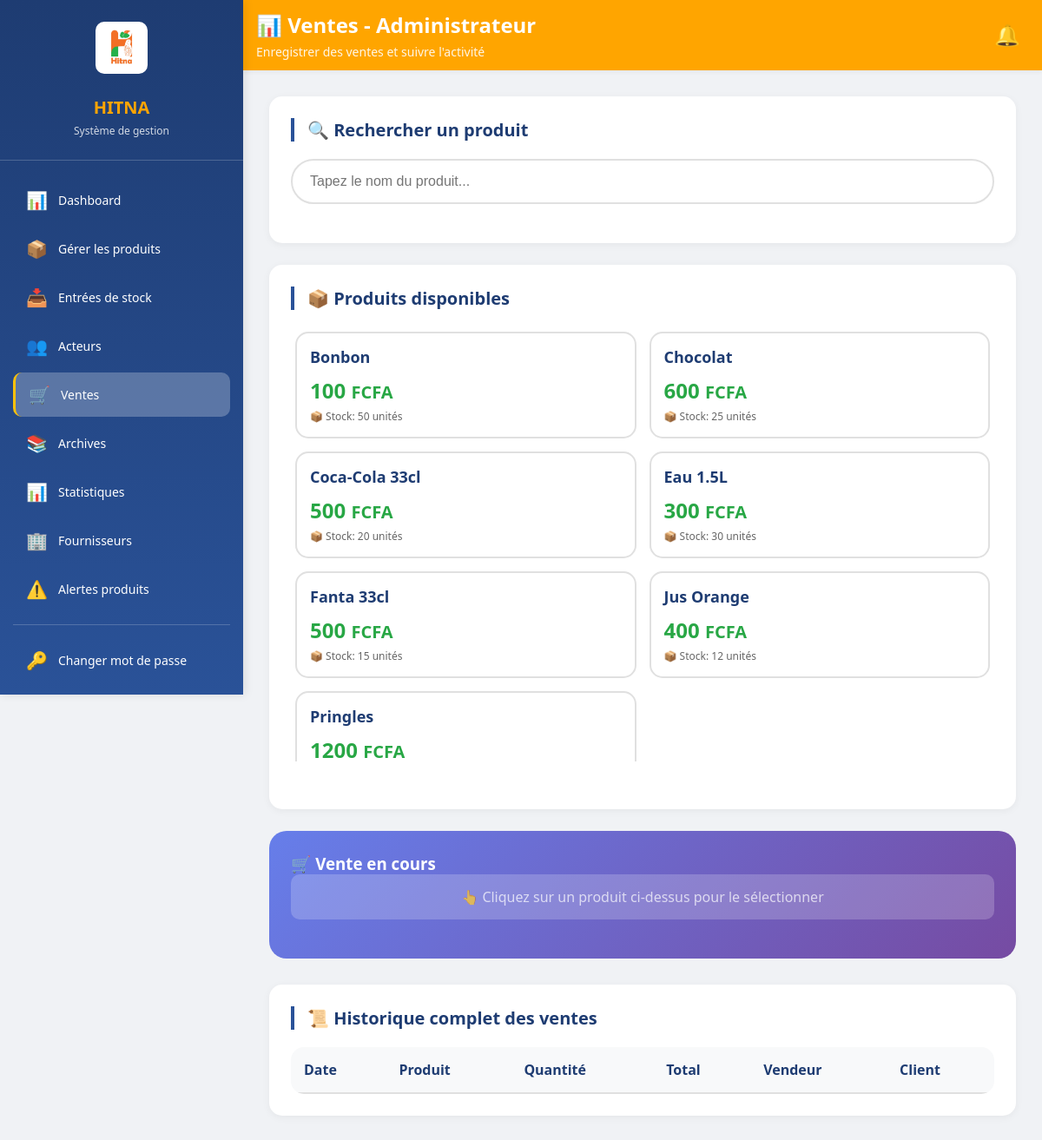
The app's page /admin/ventes (signed in) with its own data.
### tables this page shows
CREATE TABLE produits (
        id INTEGER PRIMARY KEY,
        nom TEXT,
        prix INTEGER,
        stock INTEGER DEFAULT 0,
        stock_min INTEGER DEFAULT 5);

### app.py (the view, shortened to what this page needs)
@app.route('/admin/ventes', methods=['GET', 'POST'])
def admin_ventes():
    if session.get('role') != 'admin':
        return redirect('/login')
    conn = sqlite3.connect('hitna.db')
    c = conn.cursor()
    c.execute("SELECT id, nom, prix, stock FROM produits WHERE stock > 0 ORDER BY nom")
    produits = c.fetchall()
    c.execute('''
        SELECT s.id, p.nom, s.quantite, s.total, s.date_sortie,
               u.nom as vendeur,
               s.client
        FROM sorties s
        JOIN produits p ON s.produit_id = p.id
        JOIN users u ON s.employe_id = u.id
        ORDER BY s.date_sortie DESC
        LIMIT 100
    ''')
    historique = c.fetchall()
    c.execute('''
        SELECT
            u.nom as nom_affiche,
            u.role,
            COUNT(s.id) as nb_ventes,
            SUM(s.total) as total_ventes
        FROM sorties s
        JOIN users u ON s.employe_id = u.id
        WHERE date(s.date_sortie) = date('now')
        GROUP BY u.id
        ORDER BY total_ventes DESC
    ''')
    stats_vendeurs = c.fetchall()
    conn.close()
    return render_template('admin_ventes.html', produits=produits, historique=historique, stats_vendeurs=stats_vendeurs)

### app.py (called while the page is built)
@app.context_processor
def inject_now():
    return {'date_actuelle': datetime.now().strftime('%d/%m/%Y %H:%M')}

### templates/admin_ventes.html (shortened to what this page needs)
{% extends "base.html" %}
{% block page_title %}📊 Ventes - Administrateur{% endblock %}
{% block page_subtitle %}Enregistrer des ventes et suivre l'activité{% endblock %}
{% block content %}
<div class="card">
    <h2 class="card-title">🔍 Rechercher un produit</h2>
    <div class="search-container">
        <input type="text" id="searchInput" class="search-box" placeholder="Tapez le nom du produit..." autocomplete="off">
    </div>
</div>
<div class="card">
    <h2 class="card-title">📦 Produits disponibles</h2>
    <div class="products-grid" id="productsGrid">
        {% for p in produits %}
        <div class="product-card" data-id="{{ p[0] }}" data-name="{{ p[1] }}" data-price="{{ p[2] }}" data-stock="{{ p[3] }}">
            <div class="product-name">{{ p[1] }}</div>
            <div class="product-price">{{ p[2] }} <small>FCFA</small></div>
            <div class="product-stock">📦 Stock: {{ p[3] }} unités</div>
        </div>
        {% endfor %}
    </div>
</div>
<div class="sale-form-container">
    <h3>🛒 Vente en cours</h3>
    <div id="selectedProductDisplay" class="selected-product-info">
        <div style="opacity: 0.7;">👆 Cliquez sur un produit ci-dessus pour le sélectionner</div>
    </div>
</div>
<div class="card">
    <h2 class="card-title">📜 Historique complet des ventes</h2>
    <div class="table-container">
        <table class="table">
            <thead>
                <tr>
                    <th>Date</th>
                    <th>Produit</th>
                    <th>Quantité</th>
                    <th>Total</th>
                    <th>Vendeur</th>
                    <th>Client</th>
                </tr>
            </thead>
        </table>
    </div>
</div>
{% endblock %}

### static/style.css (style rules this page uses)
* { margin: 0; padding: 0; box-sizing: border-box; }
body { font-family: 'Segoe UI', Tahoma, Geneva, Verdana, sans-serif; background: #f0f2f5; min-height: 100vh; }
.card { background: white; border-radius: 15px; padding: 25px; margin-bottom: 25px; box-shadow: 0 2px 10px rgba(0,0,0,0.05); }
.card-title { font-size: 20px; color: #1e3c72; margin-bottom: 20px; border-left: 4px solid #2a5298; padding-left: 15px; }
.table-container { overflow-x: auto; }
table { width: 100%; border-collapse: collapse; }
th { background: #f8f9fa; padding: 12px; text-align: left; border-bottom: 2px solid #e0e0e0; }
.card { background: white; border-radius: 15px; padding: 25px; margin-bottom: 25px; box-shadow: 0 2px 10px rgba(0,0,0,0.05); transition: transform 0.3s, box-shadow 0.3s; }
.table-container { overflow-x: auto; background: white; border-radius: 15px; }
th { background: #f8f9fa; padding: 15px; text-align: left; font-weight: 600; color: #1e3c72; border-bottom: 2px solid #e0e0e0; }
.search-box { padding: 8px 15px; border: 2px solid #e0e0e0; border-radius: 20px; width: 250px; font-size: 14px; }

### templates/admin_ventes.html (style rules this page uses)
.search-container { margin-bottom: 20px; }
.search-box { width: 100%; padding: 15px 20px; font-size: 16px; border: 2px solid #e0e0e0; border-radius: 50px; transition: all 0.3s; }
.products-grid { display: grid; grid-template-columns: repeat(auto-fill, minmax(280px, 1fr)); gap: 15px; margin-bottom: 30px; max-height: 500px; overflow-y: auto; padding: 5px; }
.product-card { background: white; border: 2px solid #e0e0e0; border-radius: 15px; padding: 15px; cursor: pointer; transition: all 0.3s; }
.product-name { font-size: 18px; font-weight: bold; color: #1e3c72; margin-bottom: 10px; }
.product-price { font-size: 24px; font-weight: bold; color: #28a745; }
.product-stock { font-size: 12px; color: #666; margin-top: 5px; }
.sale-form-container { background: linear-gradient(135deg, #667eea 0%, #764ba2 100%); border-radius: 20px; padding: 25px; margin-bottom: 30px; color: white; }
.selected-product-info { background: rgba(255,255,255,0.2); border-radius: 10px; padding: 15px; margin-bottom: 20px; text-align: center; }

### records on screen
produits: nom "Bonbon", prix "100", stock "50"
produits: nom "Chocolat", prix "600", stock "25"
produits: nom "Coca-Cola 33cl", prix "500", stock "20"
produits: nom "Eau 1.5L", prix "300", stock "30"
produits: nom "Fanta 33cl", prix "500", stock "15"
produits: nom "Jus Orange", prix "400", stock "12"
produits: nom "Pringles", prix "1200"
